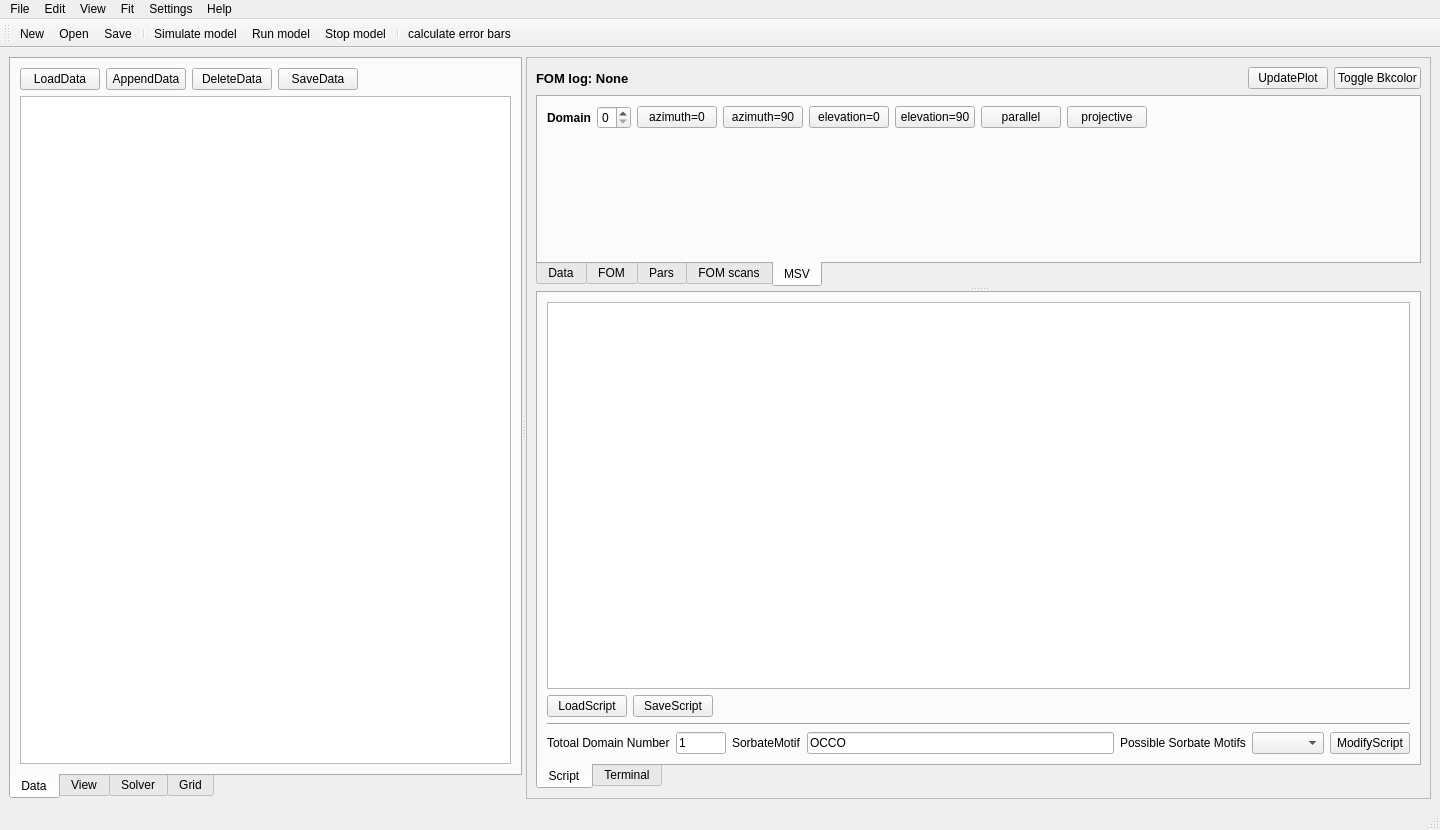
<?xml version="1.0" encoding="UTF-8"?>
<ui version="4.0">
 <class>MainWindow</class>
 <widget class="QMainWindow" name="MainWindow">
  <property name="geometry">
   <rect>
    <x>0</x>
    <y>0</y>
    <width>1440</width>
    <height>830</height>
   </rect>
  </property>
  <property name="windowTitle">
   <string>MainWindow</string>
  </property>
  <widget class="QWidget" name="centralwidget">
   <layout class="QHBoxLayout" name="horizontalLayout">
    <item>
     <widget class="QSplitter" name="splitter_2">
      <property name="orientation">
       <enum>Qt::Horizontal</enum>
      </property>
      <widget class="QTabWidget" name="tabWidget_data">
       <property name="sizePolicy">
        <sizepolicy hsizetype="Expanding" vsizetype="Expanding">
         <horstretch>0</horstretch>
         <verstretch>0</verstretch>
        </sizepolicy>
       </property>
       <property name="maximumSize">
        <size>
         <width>450000</width>
         <height>16777215</height>
        </size>
       </property>
       <property name="styleSheet">
        <string notr="true"/>
       </property>
       <property name="tabPosition">
        <enum>QTabWidget::South</enum>
       </property>
       <property name="currentIndex">
        <number>0</number>
       </property>
       <widget class="QWidget" name="tab_5">
        <attribute name="title">
         <string>Data</string>
        </attribute>
        <layout class="QVBoxLayout" name="verticalLayout_2">
         <item>
          <layout class="QHBoxLayout" name="horizontalLayout_2">
           <property name="sizeConstraint">
            <enum>QLayout::SetMinimumSize</enum>
           </property>
           <item>
            <widget class="QPushButton" name="pushButton_load_data">
             <property name="text">
              <string>LoadData</string>
             </property>
            </widget>
           </item>
           <item>
            <widget class="QPushButton" name="pushButton_append_data">
             <property name="text">
              <string>AppendData</string>
             </property>
            </widget>
           </item>
           <item>
            <widget class="QPushButton" name="pushButton_delete_data">
             <property name="text">
              <string>DeleteData</string>
             </property>
            </widget>
           </item>
           <item>
            <widget class="QPushButton" name="pushButton_save_data">
             <property name="text">
              <string>SaveData</string>
             </property>
            </widget>
           </item>
           <item>
            <spacer name="horizontalSpacer_4">
             <property name="orientation">
              <enum>Qt::Horizontal</enum>
             </property>
             <property name="sizeHint" stdset="0">
              <size>
               <width>40</width>
               <height>20</height>
              </size>
             </property>
            </spacer>
           </item>
          </layout>
         </item>
         <item>
          <widget class="QTableWidget" name="tableWidget_data">
           <property name="sizePolicy">
            <sizepolicy hsizetype="Expanding" vsizetype="Expanding">
             <horstretch>0</horstretch>
             <verstretch>0</verstretch>
            </sizepolicy>
           </property>
           <property name="maximumSize">
            <size>
             <width>4200</width>
             <height>16777215</height>
            </size>
           </property>
          </widget>
         </item>
        </layout>
       </widget>
       <widget class="QWidget" name="tab_6">
        <attribute name="title">
         <string>View</string>
        </attribute>
        <layout class="QVBoxLayout" name="verticalLayout_3">
         <item>
          <layout class="QHBoxLayout" name="horizontalLayout_10">
           <item>
            <widget class="QLabel" name="label">
             <property name="sizePolicy">
              <sizepolicy hsizetype="Fixed" vsizetype="Preferred">
               <horstretch>0</horstretch>
               <verstretch>0</verstretch>
              </sizepolicy>
             </property>
             <property name="text">
              <string>Data set:</string>
             </property>
            </widget>
           </item>
           <item>
            <widget class="QComboBox" name="comboBox_dataset">
             <property name="sizePolicy">
              <sizepolicy hsizetype="Minimum" vsizetype="Fixed">
               <horstretch>0</horstretch>
               <verstretch>0</verstretch>
              </sizepolicy>
             </property>
             <property name="minimumSize">
              <size>
               <width>150</width>
               <height>0</height>
              </size>
             </property>
            </widget>
           </item>
           <item>
            <widget class="QPushButton" name="pushButton_update_mask">
             <property name="sizePolicy">
              <sizepolicy hsizetype="Fixed" vsizetype="Fixed">
               <horstretch>0</horstretch>
               <verstretch>0</verstretch>
              </sizepolicy>
             </property>
             <property name="text">
              <string>update_mask</string>
             </property>
            </widget>
           </item>
          </layout>
         </item>
         <item>
          <widget class="QTableWidget" name="tableWidget_data_view"/>
         </item>
        </layout>
       </widget>
       <widget class="QWidget" name="tab_10">
        <attribute name="title">
         <string>Solver</string>
        </attribute>
        <layout class="QVBoxLayout" name="verticalLayout_6">
         <item>
          <widget class="SolverParameters" name="widget_solver" native="true"/>
         </item>
        </layout>
       </widget>
       <widget class="QWidget" name="tab_12">
        <attribute name="title">
         <string>Grid</string>
        </attribute>
        <layout class="QVBoxLayout" name="verticalLayout_8">
         <item>
          <widget class="QTableWidget" name="tableWidget_pars"/>
         </item>
         <item>
          <layout class="QHBoxLayout" name="horizontalLayout_14">
           <item>
            <widget class="QPushButton" name="pushButton_load_table">
             <property name="text">
              <string>LoadTable</string>
             </property>
            </widget>
           </item>
           <item>
            <widget class="QPushButton" name="pushButton_save_table">
             <property name="text">
              <string>SaveTable</string>
             </property>
            </widget>
           </item>
           <item>
            <widget class="QPushButton" name="pushButton_add_one_row">
             <property name="text">
              <string>Add1Row</string>
             </property>
            </widget>
           </item>
           <item>
            <widget class="QPushButton" name="pushButton_remove_rows">
             <property name="text">
              <string>RemoveRows</string>
             </property>
            </widget>
           </item>
          </layout>
         </item>
         <item>
          <layout class="QHBoxLayout" name="horizontalLayout_15">
           <item>
            <widget class="QComboBox" name="comboBox_register_par_set"/>
           </item>
           <item>
            <widget class="QPushButton" name="pushButton_add_par_set">
             <property name="sizePolicy">
              <sizepolicy hsizetype="Maximum" vsizetype="Fixed">
               <horstretch>0</horstretch>
               <verstretch>0</verstretch>
              </sizepolicy>
             </property>
             <property name="text">
              <string>AddParSet</string>
             </property>
            </widget>
           </item>
          </layout>
         </item>
        </layout>
       </widget>
      </widget>
      <widget class="QFrame" name="frame">
       <property name="frameShape">
        <enum>QFrame::StyledPanel</enum>
       </property>
       <property name="frameShadow">
        <enum>QFrame::Raised</enum>
       </property>
       <layout class="QVBoxLayout" name="verticalLayout">
        <item>
         <layout class="QHBoxLayout" name="horizontalLayout_3">
          <item>
           <widget class="QLabel" name="label_2">
            <property name="font">
             <font>
              <pointsize>10</pointsize>
              <weight>75</weight>
              <bold>true</bold>
             </font>
            </property>
            <property name="text">
             <string>FOM log: None</string>
            </property>
           </widget>
          </item>
          <item>
           <spacer name="horizontalSpacer">
            <property name="orientation">
             <enum>Qt::Horizontal</enum>
            </property>
            <property name="sizeHint" stdset="0">
             <size>
              <width>40</width>
              <height>20</height>
             </size>
            </property>
           </spacer>
          </item>
          <item>
           <widget class="QPushButton" name="pushButton_update_plot">
            <property name="text">
             <string>UpdatePlot</string>
            </property>
           </widget>
          </item>
          <item>
           <widget class="QPushButton" name="pushButton_toggle_bkg_color">
            <property name="text">
             <string>Toggle Bkcolor</string>
            </property>
           </widget>
          </item>
         </layout>
        </item>
        <item>
         <widget class="QSplitter" name="splitter">
          <property name="orientation">
           <enum>Qt::Vertical</enum>
          </property>
          <widget class="QTabWidget" name="tabWidget">
           <property name="maximumSize">
            <size>
             <width>16666666</width>
             <height>16777215</height>
            </size>
           </property>
           <property name="styleSheet">
            <string notr="true"/>
           </property>
           <property name="tabPosition">
            <enum>QTabWidget::South</enum>
           </property>
           <property name="currentIndex">
            <number>4</number>
           </property>
           <widget class="QWidget" name="tab">
            <attribute name="title">
             <string>Data</string>
            </attribute>
            <layout class="QHBoxLayout" name="horizontalLayout_5">
             <item>
              <widget class="GraphicsLayoutWidget" name="widget_data" native="true"/>
             </item>
            </layout>
           </widget>
           <widget class="QWidget" name="tab_7">
            <attribute name="title">
             <string>FOM</string>
            </attribute>
            <layout class="QHBoxLayout" name="horizontalLayout_6">
             <item>
              <widget class="GraphicsLayoutWidget" name="widget_fom" native="true"/>
             </item>
            </layout>
           </widget>
           <widget class="QWidget" name="tab_8">
            <attribute name="title">
             <string>Pars</string>
            </attribute>
            <layout class="QHBoxLayout" name="horizontalLayout_7">
             <item>
              <widget class="GraphicsLayoutWidget" name="widget_pars" native="true"/>
             </item>
            </layout>
           </widget>
           <widget class="QWidget" name="tab_2">
            <attribute name="title">
             <string>FOM scans</string>
            </attribute>
            <layout class="QHBoxLayout" name="horizontalLayout_8">
             <item>
              <widget class="GraphicsLayoutWidget" name="widget_fom_scan" native="true"/>
             </item>
            </layout>
           </widget>
           <widget class="QWidget" name="tab_4">
            <attribute name="title">
             <string>MSV</string>
            </attribute>
            <layout class="QVBoxLayout" name="verticalLayout_7">
             <item>
              <layout class="QHBoxLayout" name="horizontalLayout_9">
               <item>
                <widget class="QLabel" name="label_3">
                 <property name="font">
                  <font>
                   <weight>75</weight>
                   <bold>true</bold>
                  </font>
                 </property>
                 <property name="text">
                  <string>Domain</string>
                 </property>
                </widget>
               </item>
               <item>
                <widget class="QSpinBox" name="spinBox_domain">
                 <property name="minimum">
                  <number>0</number>
                 </property>
                 <property name="maximum">
                  <number>5</number>
                 </property>
                </widget>
               </item>
               <item>
                <widget class="QPushButton" name="pushButton_azimuth_0">
                 <property name="text">
                  <string>azimuth=0</string>
                 </property>
                </widget>
               </item>
               <item>
                <widget class="QPushButton" name="pushButton_azimuth_90">
                 <property name="text">
                  <string>azimuth=90</string>
                 </property>
                </widget>
               </item>
               <item>
                <widget class="QPushButton" name="pushButton_elevation_0">
                 <property name="text">
                  <string>elevation=0</string>
                 </property>
                </widget>
               </item>
               <item>
                <widget class="QPushButton" name="pushButton_elevation_90">
                 <property name="text">
                  <string>elevation=90</string>
                 </property>
                </widget>
               </item>
               <item>
                <widget class="QPushButton" name="pushButton_parallel">
                 <property name="text">
                  <string>parallel</string>
                 </property>
                </widget>
               </item>
               <item>
                <widget class="QPushButton" name="pushButton_projective">
                 <property name="text">
                  <string>projective</string>
                 </property>
                </widget>
               </item>
               <item>
                <spacer name="horizontalSpacer_5">
                 <property name="orientation">
                  <enum>Qt::Horizontal</enum>
                 </property>
                 <property name="sizeHint" stdset="0">
                  <size>
                   <width>40</width>
                   <height>20</height>
                  </size>
                 </property>
                </spacer>
               </item>
              </layout>
             </item>
             <item>
              <layout class="QHBoxLayout" name="horizontalLayout_13">
               <item>
                <widget class="GLViewWidget_cum" name="widget_edp" native="true">
                 <property name="minimumSize">
                  <size>
                   <width>0</width>
                   <height>41</height>
                  </size>
                 </property>
                </widget>
               </item>
               <item>
                <widget class="GLViewWidget_cum" name="widget_msv_top" native="true">
                 <property name="minimumSize">
                  <size>
                   <width>0</width>
                   <height>39</height>
                  </size>
                 </property>
                </widget>
               </item>
              </layout>
             </item>
            </layout>
           </widget>
          </widget>
          <widget class="QTabWidget" name="tabWidget_2">
           <property name="minimumSize">
            <size>
             <width>200</width>
             <height>400</height>
            </size>
           </property>
           <property name="styleSheet">
            <string notr="true"/>
           </property>
           <property name="tabPosition">
            <enum>QTabWidget::South</enum>
           </property>
           <property name="currentIndex">
            <number>0</number>
           </property>
           <widget class="QWidget" name="tab_9">
            <attribute name="title">
             <string>Script</string>
            </attribute>
            <layout class="QVBoxLayout" name="verticalLayout_5">
             <item>
              <widget class="QCodeEditor" name="plainTextEdit_script"/>
             </item>
             <item>
              <layout class="QHBoxLayout" name="horizontalLayout_4">
               <item>
                <widget class="QPushButton" name="pushButton_load_script">
                 <property name="text">
                  <string>LoadScript</string>
                 </property>
                </widget>
               </item>
               <item>
                <widget class="QPushButton" name="pushButton_save_script">
                 <property name="text">
                  <string>SaveScript</string>
                 </property>
                </widget>
               </item>
               <item>
                <spacer name="horizontalSpacer_2">
                 <property name="orientation">
                  <enum>Qt::Horizontal</enum>
                 </property>
                 <property name="sizeHint" stdset="0">
                  <size>
                   <width>40</width>
                   <height>20</height>
                  </size>
                 </property>
                </spacer>
               </item>
              </layout>
             </item>
             <item>
              <widget class="Line" name="line">
               <property name="orientation">
                <enum>Qt::Horizontal</enum>
               </property>
              </widget>
             </item>
             <item>
              <layout class="QHBoxLayout" name="horizontalLayout_11">
               <item>
                <widget class="QLabel" name="label_6">
                 <property name="text">
                  <string>Totoal Domain Number</string>
                 </property>
                </widget>
               </item>
               <item>
                <widget class="QLineEdit" name="lineEdit_domain_number">
                 <property name="maximumSize">
                  <size>
                   <width>50</width>
                   <height>16777215</height>
                  </size>
                 </property>
                 <property name="text">
                  <string>1</string>
                 </property>
                </widget>
               </item>
               <item>
                <widget class="QLabel" name="label_4">
                 <property name="text">
                  <string>SorbateMotif</string>
                 </property>
                </widget>
               </item>
               <item>
                <widget class="QLineEdit" name="lineEdit_sorbate_motif">
                 <property name="minimumSize">
                  <size>
                   <width>0</width>
                   <height>0</height>
                  </size>
                 </property>
                 <property name="maximumSize">
                  <size>
                   <width>15000</width>
                   <height>16777215</height>
                  </size>
                 </property>
                 <property name="text">
                  <string>OCCO</string>
                 </property>
                </widget>
               </item>
               <item>
                <widget class="QLabel" name="label_5">
                 <property name="text">
                  <string>Possible Sorbate Motifs</string>
                 </property>
                </widget>
               </item>
               <item>
                <widget class="QComboBox" name="comboBox_all_motif">
                 <property name="maximumSize">
                  <size>
                   <width>120</width>
                   <height>16777215</height>
                  </size>
                 </property>
                </widget>
               </item>
               <item>
                <widget class="QPushButton" name="pushButton_modify_script">
                 <property name="text">
                  <string>ModifyScript</string>
                 </property>
                </widget>
               </item>
              </layout>
             </item>
            </layout>
           </widget>
           <widget class="QWidget" name="tab_11">
            <attribute name="title">
             <string>Terminal</string>
            </attribute>
            <layout class="QHBoxLayout" name="horizontalLayout_12">
             <item>
              <widget class="TerminalWidget" name="widget_terminal" native="true"/>
             </item>
            </layout>
           </widget>
          </widget>
         </widget>
        </item>
       </layout>
      </widget>
     </widget>
    </item>
   </layout>
  </widget>
  <widget class="QMenuBar" name="menubar">
   <property name="geometry">
    <rect>
     <x>0</x>
     <y>0</y>
     <width>1440</width>
     <height>22</height>
    </rect>
   </property>
   <widget class="QMenu" name="menuFile">
    <property name="title">
     <string>File</string>
    </property>
   </widget>
   <widget class="QMenu" name="menuEdit">
    <property name="title">
     <string>Edit</string>
    </property>
   </widget>
   <widget class="QMenu" name="menuView">
    <property name="title">
     <string>View</string>
    </property>
   </widget>
   <widget class="QMenu" name="menuFit">
    <property name="title">
     <string>Fit</string>
    </property>
   </widget>
   <widget class="QMenu" name="menuSettings">
    <property name="title">
     <string>Settings</string>
    </property>
   </widget>
   <widget class="QMenu" name="menuHelp">
    <property name="title">
     <string>Help</string>
    </property>
   </widget>
   <addaction name="menuFile"/>
   <addaction name="menuEdit"/>
   <addaction name="menuView"/>
   <addaction name="menuFit"/>
   <addaction name="menuSettings"/>
   <addaction name="menuHelp"/>
  </widget>
  <widget class="QStatusBar" name="statusbar"/>
  <widget class="QToolBar" name="toolBar">
   <property name="windowTitle">
    <string>toolBar</string>
   </property>
   <attribute name="toolBarArea">
    <enum>TopToolBarArea</enum>
   </attribute>
   <attribute name="toolBarBreak">
    <bool>false</bool>
   </attribute>
   <addaction name="actionNew"/>
   <addaction name="actionOpen"/>
   <addaction name="actionSave"/>
   <addaction name="separator"/>
   <addaction name="actionSimulate"/>
   <addaction name="actionRun"/>
   <addaction name="actionStop"/>
   <addaction name="separator"/>
   <addaction name="actionCalculate"/>
  </widget>
  <action name="actionSimulate">
   <property name="icon">
    <iconset>
     <normaloff>icons/simulate.png</normaloff>
     <normalon>icons/simulate.png</normalon>icons/simulate.png</iconset>
   </property>
   <property name="text">
    <string>Simulate model</string>
   </property>
   <property name="toolTip">
    <string>Simulate model</string>
   </property>
   <property name="shortcut">
    <string>Ctrl+S</string>
   </property>
  </action>
  <action name="actionRun">
   <property name="icon">
    <iconset>
     <normaloff>icons/run.png</normaloff>
     <normalon>icons/run.png</normalon>icons/run.png</iconset>
   </property>
   <property name="text">
    <string>Run model</string>
   </property>
   <property name="toolTip">
    <string>&lt;html&gt;&lt;head/&gt;&lt;body&gt;&lt;p&gt;&lt;span style=&quot; font-size:10pt;&quot;&gt;Run&lt;/span&gt;&lt;/p&gt;&lt;/body&gt;&lt;/html&gt;</string>
   </property>
  </action>
  <action name="actionStop">
   <property name="icon">
    <iconset>
     <normaloff>icons/stop.png</normaloff>
     <normalon>icons/stop.png</normalon>icons/stop.png</iconset>
   </property>
   <property name="text">
    <string>Stop model</string>
   </property>
  </action>
  <action name="actionNew">
   <property name="icon">
    <iconset>
     <normaloff>icons/open.png</normaloff>
     <normalon>icons/open.png</normalon>icons/open.png</iconset>
   </property>
   <property name="text">
    <string>New</string>
   </property>
  </action>
  <action name="actionOpen">
   <property name="icon">
    <iconset>
     <normaloff>icons/load.png</normaloff>
     <normalon>icons/load.png</normalon>icons/load.png</iconset>
   </property>
   <property name="text">
    <string>Open</string>
   </property>
  </action>
  <action name="actionSave">
   <property name="icon">
    <iconset>
     <normaloff>icons/save.png</normaloff>
     <normalon>icons/save.png</normalon>icons/save.png</iconset>
   </property>
   <property name="text">
    <string>Save</string>
   </property>
  </action>
  <action name="actionCalculate">
   <property name="checkable">
    <bool>false</bool>
   </property>
   <property name="checked">
    <bool>false</bool>
   </property>
   <property name="icon">
    <iconset>
     <normaloff>icons/calculator3.png</normaloff>icons/calculator3.png</iconset>
   </property>
   <property name="text">
    <string>calculate error bars</string>
   </property>
  </action>
 </widget>
 <customwidgets>
  <customwidget>
   <class>GraphicsLayoutWidget</class>
   <extends>QWidget</extends>
   <header location="global">pyqtgraph.h</header>
   <container>1</container>
  </customwidget>
  <customwidget>
   <class>SolverParameters</class>
   <extends>QWidget</extends>
   <header location="global">parameter_tree.h</header>
   <container>1</container>
  </customwidget>
  <customwidget>
   <class>QCodeEditor</class>
   <extends>QPlainTextEdit</extends>
   <header>code_editor.h</header>
  </customwidget>
  <customwidget>
   <class>GLViewWidget_cum</class>
   <extends>QWidget</extends>
   <header>glview.h</header>
   <container>1</container>
  </customwidget>
  <customwidget>
   <class>TerminalWidget</class>
   <extends>QWidget</extends>
   <header>terminal_widget.h</header>
   <container>1</container>
  </customwidget>
 </customwidgets>
 <resources/>
 <connections/>
</ui>
